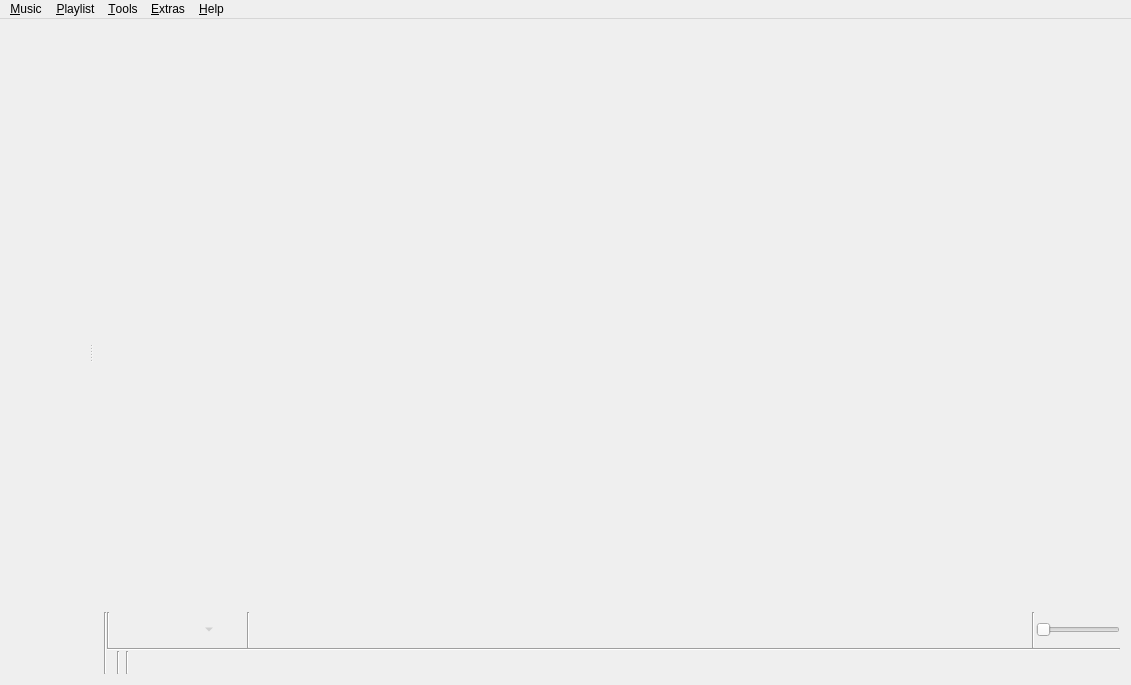
<?xml version="1.0" encoding="UTF-8"?>
<ui version="4.0">
 <class>MainWindow</class>
 <widget class="QMainWindow" name="MainWindow">
  <property name="geometry">
   <rect>
    <x>0</x>
    <y>0</y>
    <width>1131</width>
    <height>685</height>
   </rect>
  </property>
  <property name="windowTitle">
   <string>Clementine</string>
  </property>
  <property name="windowIcon">
   <iconset resource="../../data/data.qrc">
    <normaloff>:/icon.png</normaloff>:/icon.png</iconset>
  </property>
  <widget class="QWidget" name="centralWidget">
   <layout class="QVBoxLayout" name="verticalLayout_8">
    <property name="spacing">
     <number>0</number>
    </property>
    <property name="margin">
     <number>0</number>
    </property>
    <item>
     <widget class="QSplitter" name="splitter">
      <property name="orientation">
       <enum>Qt::Horizontal</enum>
      </property>
      <widget class="QWidget" name="sidebar_layout">
       <layout class="QVBoxLayout" name="verticalLayout_4">
        <property name="spacing">
         <number>0</number>
        </property>
        <item>
         <widget class="FancyTabWidget" name="tabs" native="true"/>
        </item>
        <item>
         <widget class="NowPlayingWidget" name="now_playing" native="true"/>
        </item>
       </layout>
      </widget>
      <widget class="QWidget" name="playlist_layout">
       <layout class="QVBoxLayout" name="verticalLayout_7">
        <property name="spacing">
         <number>0</number>
        </property>
        <item>
         <widget class="PlaylistContainer" name="playlist" native="true">
          <property name="sizePolicy">
           <sizepolicy hsizetype="Preferred" vsizetype="Expanding">
            <horstretch>0</horstretch>
            <verstretch>0</verstretch>
           </sizepolicy>
          </property>
          <addaction name="action_edit_track"/>
          <addaction name="action_edit_value"/>
         </widget>
        </item>
        <item>
         <layout class="QHBoxLayout" name="horizontalLayout_4">
          <property name="spacing">
           <number>0</number>
          </property>
          <item>
           <widget class="Line" name="line_6">
            <property name="orientation">
             <enum>Qt::Vertical</enum>
            </property>
           </widget>
          </item>
          <item>
           <widget class="QWidget" name="player_controls_container" native="true">
            <layout class="QVBoxLayout" name="player_controls_layout">
             <property name="spacing">
              <number>0</number>
             </property>
             <property name="margin">
              <number>0</number>
             </property>
             <item>
              <widget class="QFrame" name="player_controls">
               <property name="frameShape">
                <enum>QFrame::NoFrame</enum>
               </property>
               <layout class="QHBoxLayout" name="horizontalLayout_2">
                <property name="spacing">
                 <number>1</number>
                </property>
                <property name="margin">
                 <number>0</number>
                </property>
                <item>
                 <widget class="Line" name="line_3">
                  <property name="orientation">
                   <enum>Qt::Vertical</enum>
                  </property>
                 </widget>
                </item>
                <item>
                 <widget class="QToolButton" name="pause_play_button">
                  <property name="iconSize">
                   <size>
                    <width>22</width>
                    <height>22</height>
                   </size>
                  </property>
                  <property name="autoRaise">
                   <bool>true</bool>
                  </property>
                 </widget>
                </item>
                <item>
                 <widget class="QToolButton" name="back_button">
                  <property name="iconSize">
                   <size>
                    <width>22</width>
                    <height>22</height>
                   </size>
                  </property>
                  <property name="autoRaise">
                   <bool>true</bool>
                  </property>
                 </widget>
                </item>
                <item>
                 <widget class="QToolButton" name="stop_button">
                  <property name="enabled">
                   <bool>false</bool>
                  </property>
                  <property name="iconSize">
                   <size>
                    <width>22</width>
                    <height>22</height>
                   </size>
                  </property>
                  <property name="popupMode">
                   <enum>QToolButton::MenuButtonPopup</enum>
                  </property>
                  <property name="autoRaise">
                   <bool>true</bool>
                  </property>
                 </widget>
                </item>
                <item>
                 <widget class="QToolButton" name="forward_button">
                  <property name="iconSize">
                   <size>
                    <width>22</width>
                    <height>22</height>
                   </size>
                  </property>
                  <property name="autoRaise">
                   <bool>true</bool>
                  </property>
                 </widget>
                </item>
                <item>
                 <widget class="QWidget" name="last_fm_controls" native="true">
                  <layout class="QHBoxLayout" name="horizontalLayout_3">
                   <property name="spacing">
                    <number>1</number>
                   </property>
                   <property name="margin">
                    <number>0</number>
                   </property>
                   <item>
                    <widget class="Line" name="lastfm_line">
                     <property name="orientation">
                      <enum>Qt::Vertical</enum>
                     </property>
                    </widget>
                   </item>
                  </layout>
                 </widget>
                </item>
                <item>
                 <widget class="AnalyzerContainer" name="analyzer" native="true">
                  <property name="sizePolicy">
                   <sizepolicy hsizetype="Expanding" vsizetype="Preferred">
                    <horstretch>100</horstretch>
                    <verstretch>0</verstretch>
                   </sizepolicy>
                  </property>
                  <property name="minimumSize">
                   <size>
                    <width>0</width>
                    <height>36</height>
                   </size>
                  </property>
                  <zorder>volume</zorder>
                 </widget>
                </item>
                <item>
                 <spacer name="horizontalSpacer">
                  <property name="orientation">
                   <enum>Qt::Horizontal</enum>
                  </property>
                  <property name="sizeType">
                   <enum>QSizePolicy::Expanding</enum>
                  </property>
                  <property name="sizeHint" stdset="0">
                   <size>
                    <width>0</width>
                    <height>0</height>
                   </size>
                  </property>
                 </spacer>
                </item>
                <item>
                 <widget class="Line" name="line_4">
                  <property name="orientation">
                   <enum>Qt::Vertical</enum>
                  </property>
                 </widget>
                </item>
                <item>
                 <widget class="Amarok::VolumeSlider" name="volume">
                  <property name="sizePolicy">
                   <sizepolicy hsizetype="Minimum" vsizetype="Fixed">
                    <horstretch>0</horstretch>
                    <verstretch>0</verstretch>
                   </sizepolicy>
                  </property>
                  <property name="maximum">
                   <number>100</number>
                  </property>
                  <property name="orientation">
                   <enum>Qt::Horizontal</enum>
                  </property>
                 </widget>
                </item>
               </layout>
              </widget>
             </item>
             <item>
              <widget class="QWidget" name="status_bar" native="true">
               <property name="sizePolicy">
                <sizepolicy hsizetype="Preferred" vsizetype="Fixed">
                 <horstretch>0</horstretch>
                 <verstretch>0</verstretch>
                </sizepolicy>
               </property>
               <layout class="QVBoxLayout" name="status_bar_layout">
                <property name="spacing">
                 <number>0</number>
                </property>
                <property name="margin">
                 <number>0</number>
                </property>
                <item>
                 <widget class="Line" name="status_bar_line">
                  <property name="orientation">
                   <enum>Qt::Horizontal</enum>
                  </property>
                 </widget>
                </item>
                <item>
                 <widget class="QWidget" name="status_bar_internal" native="true">
                  <property name="sizePolicy">
                   <sizepolicy hsizetype="Preferred" vsizetype="Fixed">
                    <horstretch>0</horstretch>
                    <verstretch>0</verstretch>
                   </sizepolicy>
                  </property>
                  <layout class="QHBoxLayout" name="horizontalLayout">
                   <property name="spacing">
                    <number>3</number>
                   </property>
                   <property name="margin">
                    <number>0</number>
                   </property>
                   <item>
                    <widget class="QStackedWidget" name="status_bar_stack">
                     <property name="currentIndex">
                      <number>1</number>
                     </property>
                     <widget class="MultiLoadingIndicator" name="multi_loading_indicator"/>
                     <widget class="QWidget" name="playlist_summary_page">
                      <layout class="QVBoxLayout" name="playlist_summary_layout">
                       <property name="spacing">
                        <number>0</number>
                       </property>
                       <property name="margin">
                        <number>0</number>
                       </property>
                       <item>
                        <widget class="QLabel" name="playlist_summary">
                         <property name="alignment">
                          <set>Qt::AlignRight|Qt::AlignTrailing|Qt::AlignVCenter</set>
                         </property>
                        </widget>
                       </item>
                      </layout>
                     </widget>
                    </widget>
                   </item>
                   <item>
                    <widget class="Line" name="line_5">
                     <property name="orientation">
                      <enum>Qt::Vertical</enum>
                     </property>
                    </widget>
                   </item>
                   <item>
                    <widget class="PlaylistSequence" name="playlist_sequence" native="true"/>
                   </item>
                   <item>
                    <widget class="Line" name="line_2">
                     <property name="orientation">
                      <enum>Qt::Vertical</enum>
                     </property>
                    </widget>
                   </item>
                   <item>
                    <widget class="QToolButton" name="scrobbling_button">
                     <property name="enabled">
                      <bool>true</bool>
                     </property>
                     <property name="sizePolicy">
                      <sizepolicy hsizetype="Fixed" vsizetype="Fixed">
                       <horstretch>0</horstretch>
                       <verstretch>0</verstretch>
                      </sizepolicy>
                     </property>
                     <property name="text">
                      <string/>
                     </property>
                     <property name="iconSize">
                      <size>
                       <width>16</width>
                       <height>16</height>
                      </size>
                     </property>
                     <property name="autoRaise">
                      <bool>true</bool>
                     </property>
                    </widget>
                   </item>
                   <item>
                    <widget class="TrackSlider" name="track_slider" native="true">
                     <property name="sizePolicy">
                      <sizepolicy hsizetype="Preferred" vsizetype="Preferred">
                       <horstretch>10</horstretch>
                       <verstretch>0</verstretch>
                      </sizepolicy>
                     </property>
                    </widget>
                   </item>
                  </layout>
                 </widget>
                </item>
               </layout>
              </widget>
             </item>
            </layout>
           </widget>
          </item>
         </layout>
        </item>
       </layout>
      </widget>
     </widget>
    </item>
   </layout>
  </widget>
  <widget class="QMenuBar" name="menuBar">
   <property name="geometry">
    <rect>
     <x>0</x>
     <y>0</y>
     <width>1131</width>
     <height>25</height>
    </rect>
   </property>
   <widget class="QMenu" name="menu_music">
    <property name="title">
     <string>&amp;Music</string>
    </property>
    <addaction name="action_open_media"/>
    <addaction name="action_open_cd"/>
    <addaction name="action_rip_audio_cd"/>
    <addaction name="action_add_podcast"/>
    <addaction name="separator"/>
    <addaction name="action_previous_track"/>
    <addaction name="action_play_pause"/>
    <addaction name="action_stop"/>
    <addaction name="action_next_track"/>
    <addaction name="separator"/>
    <addaction name="action_mute"/>
    <addaction name="separator"/>
    <addaction name="action_love"/>
    <addaction name="separator"/>
    <addaction name="action_quit"/>
   </widget>
   <widget class="QMenu" name="menu_playlist">
    <property name="title">
     <string>&amp;Playlist</string>
    </property>
    <addaction name="action_add_file"/>
    <addaction name="action_add_folder"/>
    <addaction name="action_add_stream"/>
    <addaction name="separator"/>
    <addaction name="action_shuffle_mode"/>
    <addaction name="action_repeat_mode"/>
    <addaction name="separator"/>
    <addaction name="action_new_playlist"/>
    <addaction name="action_save_playlist"/>
    <addaction name="action_load_playlist"/>
    <addaction name="separator"/>
    <addaction name="action_jump"/>
    <addaction name="action_clear_playlist"/>
    <addaction name="action_shuffle"/>
    <addaction name="action_remove_duplicates"/>
   </widget>
   <widget class="QMenu" name="menu_help">
    <property name="title">
     <string>&amp;Help</string>
    </property>
    <addaction name="action_about"/>
    <addaction name="action_about_qt"/>
    <addaction name="separator"/>
   </widget>
   <widget class="QMenu" name="menu_extras">
    <property name="title">
     <string>&amp;Extras</string>
    </property>
    <addaction name="action_rain"/>
    <addaction name="action_hypnotoad"/>
    <addaction name="action_enterprise"/>
    <addaction name="action_kittens"/>
    <addaction name="separator"/>
   </widget>
   <widget class="QMenu" name="menu_tools">
    <property name="title">
     <string>&amp;Tools</string>
    </property>
    <addaction name="action_cover_manager"/>
    <addaction name="action_queue_manager"/>
    <addaction name="action_equalizer"/>
    <addaction name="action_visualisations"/>
    <addaction name="action_transcode"/>
    <addaction name="separator"/>
    <addaction name="action_update_library"/>
    <addaction name="action_full_library_scan"/>
    <addaction name="separator"/>
    <addaction name="action_configure"/>
   </widget>
   <addaction name="menu_music"/>
   <addaction name="menu_playlist"/>
   <addaction name="menu_tools"/>
   <addaction name="menu_extras"/>
   <addaction name="menu_help"/>
  </widget>
  <action name="action_previous_track">
   <property name="text">
    <string>Previous track</string>
   </property>
   <property name="shortcut">
    <string>F5</string>
   </property>
  </action>
  <action name="action_play_pause">
   <property name="text">
    <string>Play</string>
   </property>
   <property name="shortcut">
    <string>F6</string>
   </property>
  </action>
  <action name="action_stop">
   <property name="enabled">
    <bool>false</bool>
   </property>
   <property name="text">
    <string>Stop</string>
   </property>
   <property name="shortcut">
    <string>F7</string>
   </property>
  </action>
  <action name="action_next_track">
   <property name="text">
    <string>Next track</string>
   </property>
   <property name="shortcut">
    <string>F8</string>
   </property>
  </action>
  <action name="action_quit">
   <property name="text">
    <string>&amp;Quit</string>
   </property>
   <property name="shortcut">
    <string>Ctrl+Q</string>
   </property>
   <property name="menuRole">
    <enum>QAction::QuitRole</enum>
   </property>
  </action>
  <action name="action_stop_after_this_track">
   <property name="text">
    <string>Stop after this track</string>
   </property>
   <property name="shortcut">
    <string>Ctrl+Alt+V</string>
   </property>
  </action>
  <action name="action_love">
   <property name="enabled">
    <bool>false</bool>
   </property>
   <property name="icon">
    <iconset resource="../../data/data.qrc">
     <normaloff>:/last.fm/love.png</normaloff>:/last.fm/love.png</iconset>
   </property>
   <property name="text">
    <string>Love</string>
   </property>
   <property name="shortcut">
    <string>Ctrl+L</string>
   </property>
  </action>
  <action name="action_clear_playlist">
   <property name="text">
    <string>Clear playlist</string>
   </property>
   <property name="toolTip">
    <string>Clear playlist</string>
   </property>
   <property name="shortcut">
    <string>Ctrl+K</string>
   </property>
  </action>
  <action name="action_edit_track">
   <property name="text">
    <string>Edit track information...</string>
   </property>
   <property name="shortcut">
    <string>Ctrl+E</string>
   </property>
  </action>
  <action name="action_renumber_tracks">
   <property name="text">
    <string>Renumber tracks in this order...</string>
   </property>
  </action>
  <action name="action_selection_set_value">
   <property name="text">
    <string>Set value for all selected tracks...</string>
   </property>
  </action>
  <action name="action_edit_value">
   <property name="text">
    <string>Edit tag...</string>
   </property>
   <property name="shortcut">
    <string>F2</string>
   </property>
  </action>
  <action name="action_configure">
   <property name="text">
    <string>Preferences...</string>
   </property>
   <property name="shortcut">
    <string>Ctrl+P</string>
   </property>
   <property name="menuRole">
    <enum>QAction::PreferencesRole</enum>
   </property>
  </action>
  <action name="action_about">
   <property name="text">
    <string>About Clementine...</string>
   </property>
   <property name="shortcut">
    <string>F1</string>
   </property>
   <property name="menuRole">
    <enum>QAction::AboutRole</enum>
   </property>
  </action>
  <action name="action_shuffle">
   <property name="text">
    <string>Shuffle playlist</string>
   </property>
   <property name="shortcut">
    <string>Ctrl+H</string>
   </property>
  </action>
  <action name="action_add_file">
   <property name="text">
    <string>Add file...</string>
   </property>
   <property name="shortcut">
    <string>Ctrl+Shift+A</string>
   </property>
  </action>
  <action name="action_add_stream">
   <property name="text">
    <string>Add stream...</string>
   </property>
   <property name="shortcut">
    <string>Ctrl+O</string>
   </property>
  </action>
  <action name="action_open_media">
   <property name="text">
    <string>Open file...</string>
   </property>
  </action>
  <action name="action_open_cd">
   <property name="text">
    <string>Open &amp;audio CD...</string>
   </property>
  </action>
  <action name="action_cover_manager">
   <property name="text">
    <string>Cover Manager</string>
   </property>
  </action>
  <action name="action_rain">
   <property name="checkable">
    <bool>true</bool>
   </property>
   <property name="text">
    <string comment="Label for button to enable/disable rain background sound.">Rain</string>
   </property>
  </action>
  <action name="action_hypnotoad">
   <property name="checkable">
    <bool>true</bool>
   </property>
   <property name="text">
    <string comment="Label for button to enable/disable Hypnotoad background sound.">All Glory to the Hypnotoad!</string>
   </property>
  </action>
  <action name="action_enterprise">
   <property name="checkable">
    <bool>true</bool>
   </property>
   <property name="text">
    <string comment="Label for button to enable/disable Enterprise background sound.">Make it so!</string>
   </property>
  </action>
  <action name="action_kittens">
   <property name="checkable">
    <bool>true</bool>
   </property>
   <property name="text">
    <string comment="Label for buton to enable/disable kittens in the now playing widget">Kittens</string>
   </property>
  </action>
  <action name="action_console">
   <property name="text">
    <string>Console</string>
   </property>
  </action>
  <action name="action_shuffle_mode">
   <property name="text">
    <string>&amp;Shuffle mode</string>
   </property>
  </action>
  <action name="action_repeat_mode">
   <property name="text">
    <string>&amp;Repeat mode</string>
   </property>
  </action>
  <action name="action_remove_from_playlist">
   <property name="text">
    <string>Remove from playlist</string>
   </property>
  </action>
  <action name="action_equalizer">
   <property name="text">
    <string>Equalizer</string>
   </property>
  </action>
  <action name="action_transcode">
   <property name="text">
    <string>Transcode Music</string>
   </property>
  </action>
  <action name="action_add_folder">
   <property name="text">
    <string>Add folder...</string>
   </property>
  </action>
  <action name="action_jump">
   <property name="text">
    <string>Jump to the currently playing track</string>
   </property>
   <property name="shortcut">
    <string>Ctrl+J</string>
   </property>
  </action>
  <action name="action_new_playlist">
   <property name="text">
    <string>New playlist</string>
   </property>
   <property name="shortcut">
    <string>Ctrl+N</string>
   </property>
  </action>
  <action name="action_save_playlist">
   <property name="text">
    <string>Save playlist...</string>
   </property>
   <property name="shortcut">
    <string>Ctrl+S</string>
   </property>
  </action>
  <action name="action_load_playlist">
   <property name="text">
    <string>Load playlist...</string>
   </property>
   <property name="shortcut">
    <string>Ctrl+Shift+O</string>
   </property>
  </action>
  <action name="action_next_playlist">
   <property name="text">
    <string>Go to next playlist tab</string>
   </property>
  </action>
  <action name="action_previous_playlist">
   <property name="text">
    <string>Go to previous playlist tab</string>
   </property>
  </action>
  <action name="action_update_library">
   <property name="text">
    <string>Update changed library folders</string>
   </property>
  </action>
  <action name="action_visualisations">
   <property name="text">
    <string>Visualizations</string>
   </property>
  </action>
  <action name="action_queue_manager">
   <property name="text">
    <string>Queue Manager</string>
   </property>
  </action>
  <action name="action_about_qt">
   <property name="text">
    <string>About Qt...</string>
   </property>
   <property name="menuRole">
    <enum>QAction::AboutQtRole</enum>
   </property>
  </action>
  <action name="action_mute">
   <property name="checkable">
    <bool>true</bool>
   </property>
   <property name="text">
    <string>Mute</string>
   </property>
   <property name="shortcut">
    <string>Ctrl+M</string>
   </property>
  </action>
  <action name="action_full_library_scan">
   <property name="text">
    <string>Do a full library rescan</string>
   </property>
  </action>
  <action name="action_auto_complete_tags">
   <property name="icon">
    <iconset resource="../../data/data.qrc">
     <normaloff>:/providers/musicbrainz.png</normaloff>:/providers/musicbrainz.png</iconset>
   </property>
   <property name="text">
    <string>Complete tags automatically...</string>
   </property>
   <property name="shortcut">
    <string>Ctrl+T</string>
   </property>
  </action>
  <action name="action_toggle_scrobbling">
   <property name="text">
    <string>Toggle scrobbling</string>
   </property>
  </action>
  <action name="action_add_podcast">
   <property name="icon">
    <iconset resource="../../data/data.qrc">
     <normaloff>:/providers/podcast16.png</normaloff>:/providers/podcast16.png</iconset>
   </property>
   <property name="text">
    <string>Add podcast...</string>
   </property>
  </action>
  <action name="action_remove_duplicates">
   <property name="text">
    <string>Remove duplicates from playlist</string>
   </property>
  </action>
  <action name="action_add_files_to_transcoder">
   <property name="checkable">
    <bool>false</bool>
   </property>
   <property name="text">
    <string>Add file(s) to transcoder</string>
   </property>
   <property name="toolTip">
    <string>Add file to transcoder</string>
   </property>
   <property name="shortcut">
    <string>Ctrl+Shift+T</string>
   </property>
  </action>
  <action name="action_rip_audio_cd">
   <property name="text">
    <string>Rip audio CD...</string>
   </property>
  </action>
 </widget>
 <layoutdefault spacing="6" margin="11"/>
 <customwidgets>
  <customwidget>
   <class>Amarok::VolumeSlider</class>
   <extends>QSlider</extends>
   <header>widgets/sliderwidget.h</header>
  </customwidget>
  <customwidget>
   <class>AnalyzerContainer</class>
   <extends>QWidget</extends>
   <header>analyzers/analyzercontainer.h</header>
   <container>1</container>
  </customwidget>
  <customwidget>
   <class>PlaylistContainer</class>
   <extends>QWidget</extends>
   <header>playlist/playlistcontainer.h</header>
   <container>1</container>
  </customwidget>
  <customwidget>
   <class>TrackSlider</class>
   <extends>QWidget</extends>
   <header>widgets/trackslider.h</header>
   <container>1</container>
  </customwidget>
  <customwidget>
   <class>PlaylistSequence</class>
   <extends>QWidget</extends>
   <header>playlist/playlistsequence.h</header>
   <container>1</container>
  </customwidget>
  <customwidget>
   <class>MultiLoadingIndicator</class>
   <extends>QWidget</extends>
   <header>widgets/multiloadingindicator.h</header>
   <container>1</container>
  </customwidget>
  <customwidget>
   <class>NowPlayingWidget</class>
   <extends>QWidget</extends>
   <header>widgets/nowplayingwidget.h</header>
   <container>1</container>
  </customwidget>
  <customwidget>
   <class>FancyTabWidget</class>
   <extends>QWidget</extends>
   <header>widgets/fancytabwidget.h</header>
  </customwidget>
 </customwidgets>
 <resources>
  <include location="../../data/data.qrc"/>
 </resources>
 <connections/>
</ui>
